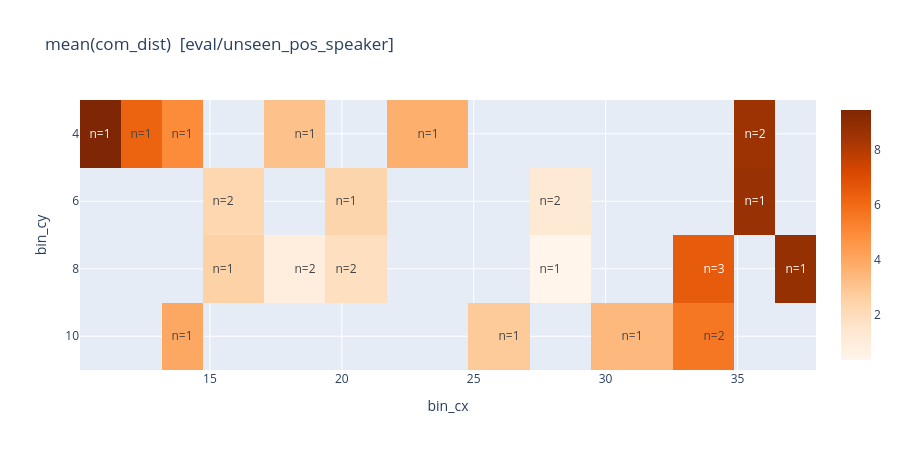
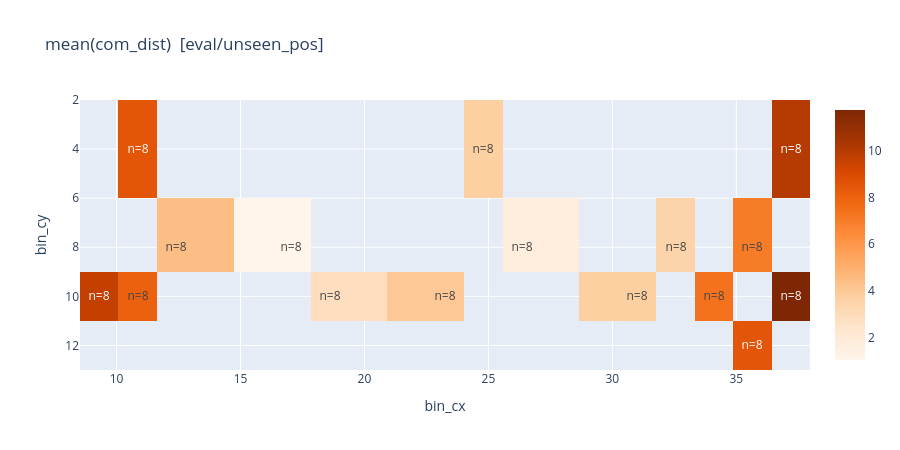
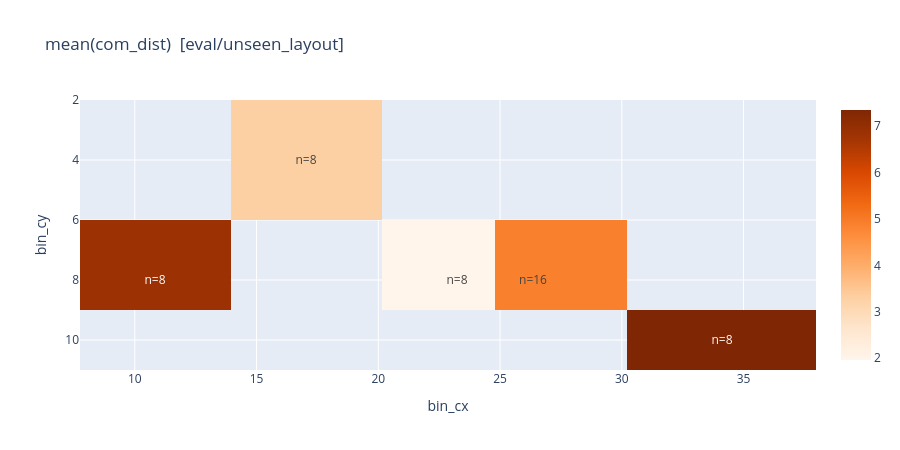

The notebook cell these images were saved under, in order:
### Code cell
if 'com_dist' in df.columns:
    for split in SPLITS:
        if split == 'train': continue
        plot_com_error_heatmap(df, split=split)
else:
    print('No inference run loaded — com_dist unavailable in dataset-only mode.')

### Figure 1 — Plotly figure (JSON) as saved in the notebook; plotly's stock layout.template omitted (floating-point values rounded to 4 significant figures)
{"data": [{"colorscale": [[0, "rgb(255,245,235)"], [0.125, "rgb(254,230,206)"], [0.25, "rgb(253,208,162)"], [0.375, "rgb(253,174,107)"], [0.5, "rgb(253,141,60)"], [0.625, "rgb(241,105,19)"], [0.75, "rgb(217,72,1)"], [0.875, "rgb(166,54,3)"], [1, "rgb(127,39,4)"]], "text": [["n=1", "n=1", "n=1", "", "n=1", "", "n=1", "", "", "", "", "n=2", ""], ["", "", "", "n=2", "", "n=1", "", "", "n=2", "", "", "n=1", ""], ["", "", "", "n=1", "n=2", "n=2", "", "", "n=1", "", "n=3", "", "n=1"], ["", "", "n=1", "", "", "", "", "n=1", "", "n=1", "n=2", "", ""]], "texttemplate": "%{text}", "type": "heatmap", "x": [10.85, 12.4, 13.95, 15.5, 18.6, 20.15, 23.25, 26.35, 27.9, 31, 34.1, 35.65, 37.2], "y": [4, 6, 8, 10], "z": [[9.445, 6.208, 4.952, NaN, 3.1, NaN, 3.717, NaN, NaN, NaN, NaN, 8.577, NaN], [NaN, NaN, NaN, 2.256, NaN, 2.353, NaN, NaN, 1.234, NaN, NaN, 8.712, NaN], [NaN, NaN, NaN, 2.51, 0.8493, 1.842, NaN, NaN, 0.3513, NaN, 6.491, NaN, 8.793], [NaN, NaN, 3.968, NaN, NaN, NaN, NaN, 2.787, NaN, 3.387, 5.591, NaN, NaN]]}], "layout": {"height": 450, "title": {"text": "mean(com_dist)  [eval/unseen_pos_speaker]"}, "xaxis": {"title": {"text": "bin_cx"}}, "yaxis": {"autorange": "reversed", "title": {"text": "bin_cy"}}}}

### Figure 2 — Plotly figure (JSON) as saved in the notebook; plotly's stock layout.template omitted (floating-point values rounded to 4 significant figures)
{"data": [{"colorscale": [[0, "rgb(255,245,235)"], [0.125, "rgb(254,230,206)"], [0.25, "rgb(253,208,162)"], [0.375, "rgb(253,174,107)"], [0.5, "rgb(253,141,60)"], [0.625, "rgb(241,105,19)"], [0.75, "rgb(217,72,1)"], [0.875, "rgb(166,54,3)"], [1, "rgb(127,39,4)"]], "text": [["", "n=8", "", "", "", "", "n=8", "", "", "", "", "", "n=8"], ["", "", "n=8", "n=8", "", "", "", "n=8", "", "n=8", "", "n=8", ""], ["n=8", "n=8", "", "", "n=8", "n=8", "", "", "n=8", "", "n=8", "", "n=8"], ["", "", "", "", "", "", "", "", "", "", "", "n=8", ""]], "texttemplate": "%{text}", "type": "heatmap", "x": [9.3, 10.85, 12.4, 17.05, 18.6, 23.25, 24.8, 26.35, 31, 32.55, 34.1, 35.65, 37.2], "y": [4, 8, 10, 12], "z": [[NaN, 8.516, NaN, NaN, NaN, NaN, 3.73, NaN, NaN, NaN, NaN, NaN, 10.01], [NaN, NaN, 4.405, 1.034, NaN, NaN, NaN, 1.657, NaN, 3.51, NaN, 7.032, NaN], [9.645, 8.059, NaN, NaN, 2.859, 4.017, NaN, NaN, 3.716, NaN, 7.405, NaN, 11.74], [NaN, NaN, NaN, NaN, NaN, NaN, NaN, NaN, NaN, NaN, NaN, 8.487, NaN]]}], "layout": {"height": 450, "title": {"text": "mean(com_dist)  [eval/unseen_pos]"}, "xaxis": {"title": {"text": "bin_cx"}}, "yaxis": {"autorange": "reversed", "title": {"text": "bin_cy"}}}}

### Figure 3 — Plotly figure (JSON) as saved in the notebook; plotly's stock layout.template omitted (floating-point values rounded to 4 significant figures)
{"data": [{"colorscale": [[0, "rgb(255,245,235)"], [0.125, "rgb(254,230,206)"], [0.25, "rgb(253,208,162)"], [0.375, "rgb(253,174,107)"], [0.5, "rgb(253,141,60)"], [0.625, "rgb(241,105,19)"], [0.75, "rgb(217,72,1)"], [0.875, "rgb(166,54,3)"], [1, "rgb(127,39,4)"]], "text": [["", "n=8", "", "", ""], ["n=8", "", "n=8", "n=16", ""], ["", "", "", "", "n=8"]], "texttemplate": "%{text}", "type": "heatmap", "x": [10.85, 17.05, 23.25, 26.35, 34.1], "y": [4, 8, 10], "z": [[NaN, 3.293, NaN, NaN, NaN], [6.856, NaN, 1.96, 4.904, NaN], [NaN, NaN, NaN, NaN, 7.349]]}], "layout": {"height": 450, "title": {"text": "mean(com_dist)  [eval/unseen_layout]"}, "xaxis": {"title": {"text": "bin_cx"}}, "yaxis": {"autorange": "reversed", "title": {"text": "bin_cy"}}}}
